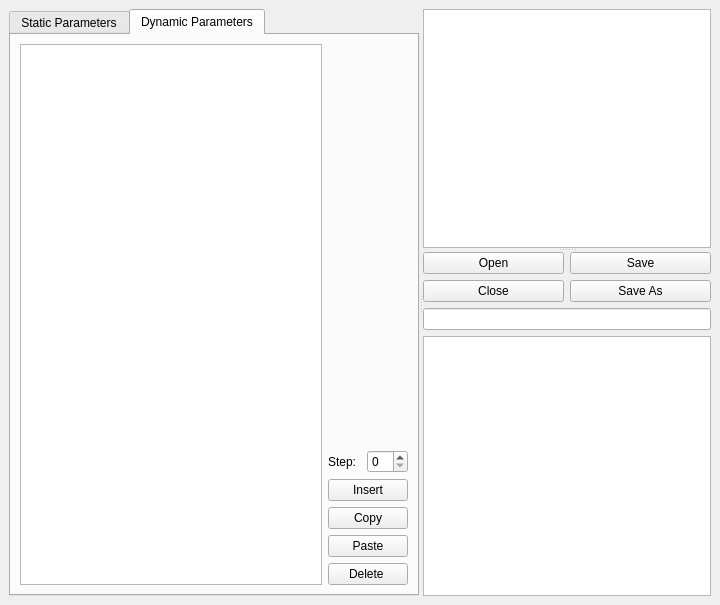
<?xml version="1.0" encoding="UTF-8"?>
<ui version="4.0">
 <class>uiMainWindow</class>
 <widget class="QMainWindow" name="uiMainWindow">
  <property name="geometry">
   <rect>
    <x>0</x>
    <y>0</y>
    <width>720</width>
    <height>605</height>
   </rect>
  </property>
  <property name="windowTitle">
   <string>MainWindow</string>
  </property>
  <widget class="QWidget" name="uiCentralWidget">
   <layout class="QGridLayout" name="gridLayout_2">
    <item row="0" column="1">
     <widget class="QSplitter" name="ui_splitter">
      <property name="orientation">
       <enum>Qt::Horizontal</enum>
      </property>
      <widget class="QWidget" name="widget_4" native="true">
       <layout class="QGridLayout" name="gridLayout_3">
        <item row="0" column="0">
         <widget class="QTabWidget" name="tabWidget">
          <property name="tabPosition">
           <enum>QTabWidget::North</enum>
          </property>
          <property name="currentIndex">
           <number>1</number>
          </property>
          <widget class="QWidget" name="tab">
           <attribute name="title">
            <string>Static Parameters</string>
           </attribute>
           <layout class="QVBoxLayout" name="verticalLayout">
            <item>
             <widget class="QTableWidget" name="ui_static_parameters"/>
            </item>
           </layout>
          </widget>
          <widget class="QWidget" name="tab_2">
           <attribute name="title">
            <string>Dynamic Parameters</string>
           </attribute>
           <layout class="QHBoxLayout" name="horizontalLayout_4">
            <item>
             <widget class="QTableWidget" name="ui_dynamic_parameters"/>
            </item>
            <item>
             <layout class="QVBoxLayout" name="verticalLayout_2">
              <item>
               <spacer name="verticalSpacer">
                <property name="orientation">
                 <enum>Qt::Vertical</enum>
                </property>
                <property name="sizeHint" stdset="0">
                 <size>
                  <width>20</width>
                  <height>40</height>
                 </size>
                </property>
               </spacer>
              </item>
              <item>
               <layout class="QGridLayout" name="gridLayout">
                <item row="2" column="1">
                 <widget class="QPushButton" name="ui_copy_step">
                  <property name="text">
                   <string>Copy</string>
                  </property>
                 </widget>
                </item>
                <item row="4" column="1">
                 <widget class="QPushButton" name="ui_delete_step">
                  <property name="text">
                   <string>Delete </string>
                  </property>
                 </widget>
                </item>
                <item row="1" column="1">
                 <widget class="QPushButton" name="ui_insert_step">
                  <property name="text">
                   <string>Insert</string>
                  </property>
                 </widget>
                </item>
                <item row="0" column="1">
                 <layout class="QHBoxLayout" name="horizontalLayout_2">
                  <item>
                   <widget class="QLabel" name="label">
                    <property name="text">
                     <string>Step:</string>
                    </property>
                   </widget>
                  </item>
                  <item>
                   <widget class="QSpinBox" name="ui_step">
                    <property name="specialValueText">
                     <string/>
                    </property>
                   </widget>
                  </item>
                 </layout>
                </item>
                <item row="3" column="1">
                 <widget class="QPushButton" name="ui_paste_step">
                  <property name="text">
                   <string>Paste</string>
                  </property>
                 </widget>
                </item>
               </layout>
              </item>
             </layout>
            </item>
           </layout>
          </widget>
         </widget>
        </item>
       </layout>
      </widget>
      <widget class="QWidget" name="widget_3" native="true">
       <layout class="QHBoxLayout" name="horizontalLayout">
        <item>
         <widget class="QSplitter" name="ui_splitter_2">
          <property name="orientation">
           <enum>Qt::Vertical</enum>
          </property>
          <widget class="ToolTreeView" name="ui_tree">
           <property name="maximumSize">
            <size>
             <width>16777215</width>
             <height>16777215</height>
            </size>
           </property>
           <property name="baseSize">
            <size>
             <width>0</width>
             <height>0</height>
            </size>
           </property>
          </widget>
          <widget class="QWidget" name="verticalLayoutWidget">
           <layout class="QVBoxLayout" name="verticalLayout_3">
            <item>
             <layout class="QGridLayout" name="gridLayout_4">
              <item row="0" column="0">
               <widget class="QPushButton" name="ui_open">
                <property name="text">
                 <string>Open</string>
                </property>
               </widget>
              </item>
              <item row="0" column="1">
               <widget class="QPushButton" name="ui_save">
                <property name="text">
                 <string>Save</string>
                </property>
               </widget>
              </item>
              <item row="1" column="0">
               <widget class="QPushButton" name="ui_close">
                <property name="text">
                 <string>Close</string>
                </property>
               </widget>
              </item>
              <item row="1" column="1">
               <widget class="QPushButton" name="ui_save_as">
                <property name="text">
                 <string>Save As</string>
                </property>
               </widget>
              </item>
             </layout>
            </item>
            <item>
             <widget class="QLineEdit" name="ui_filter"/>
            </item>
            <item>
             <widget class="QListWidget" name="ui_recipes"/>
            </item>
           </layout>
          </widget>
         </widget>
        </item>
       </layout>
      </widget>
     </widget>
    </item>
   </layout>
  </widget>
 </widget>
 <customwidgets>
  <customwidget>
   <class>ToolTreeView</class>
   <extends>QTreeView</extends>
   <header>opentoolcontroller/views/widgets/tool_tree_view</header>
  </customwidget>
 </customwidgets>
 <resources/>
 <connections/>
</ui>
